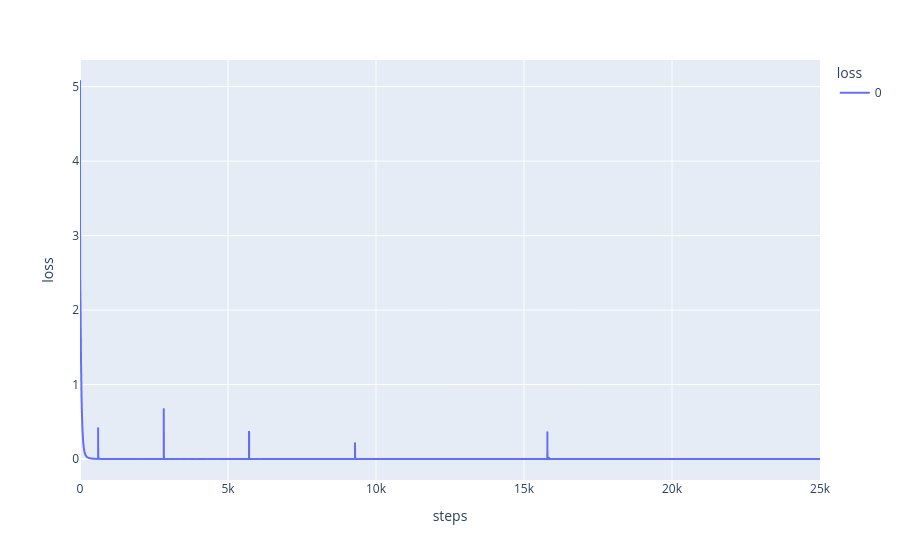

The cell this chart's notebook holds for it:
### Code cell
px.line(train_losses, labels={"index": "steps", "value": "loss", "title": "Loss vs steps", "variable": "loss"})

### Figure 1 — Plotly figure (JSON) as saved in the notebook; plotly's stock layout.template omitted (floating-point values rounded to 4 significant figures; data arrays with more than 128 entries replaced by an {"elided": "..."} marker saying what was removed)
{"data": [{"hovertemplate": "loss=%{y}<br>steps=%{x}<extra></extra>", "legendgroup": "0", "line": {"color": "#636efa", "dash": "solid"}, "marker": {"symbol": "circle"}, "mode": "lines", "name": "0", "showlegend": true, "type": "scattergl", "x": {"elided": "25000 int values"}, "xaxis": "x", "y": {"elided": "25000 float values"}, "yaxis": "y"}], "layout": {"legend": {"title": {"text": "loss"}, "tracegroupgap": 0}, "margin": {"t": 60}, "xaxis": {"anchor": "y", "domain": [0, 1], "title": {"text": "steps"}}, "yaxis": {"anchor": "x", "domain": [0, 1], "title": {"text": "loss"}}}}
